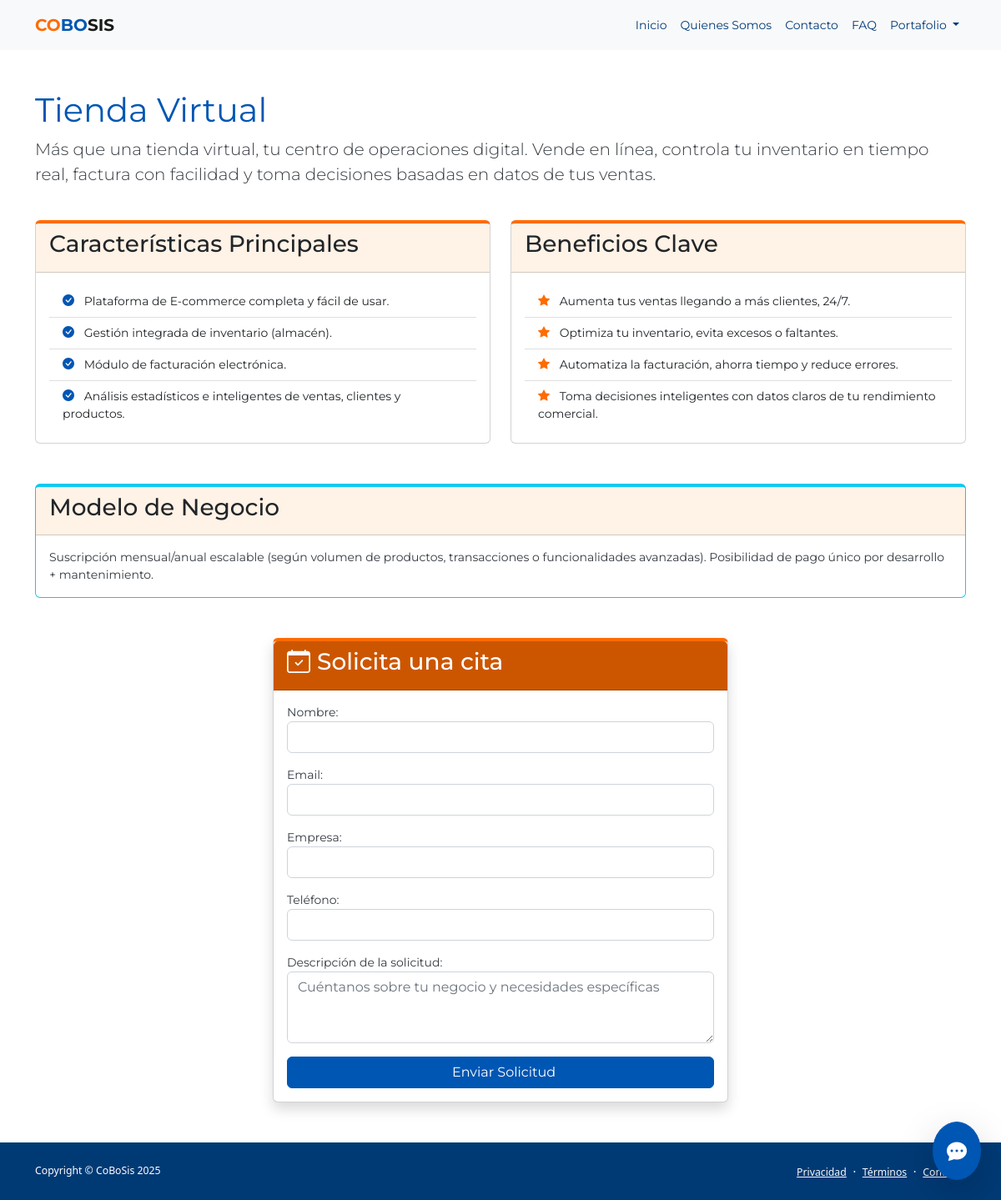
Page /productos/productos/tienda-virtual/ on the committed database.
### productos/models.py (models this page shows, shortened)
class Productos(models.Model):
    nombre = models.CharField(max_length=100)
    slug = models.SlugField(max_length=100, unique=True,
                            help_text='Valor único de cada producto creado a partir del nombre',
                            verbose_name = "Código URL")
    slogan = models.TextField(max_length=250)
    descripcion = models.TextField(max_length=350)
    caracteristicas = models.TextField(help_text="Lista de características separadas por punto y coma")
    beneficios = models.TextField(help_text="Lista de beneficios separados por punto y coma")
    modelo_negocio = models.TextField()
    images = models.ImageField(upload_to='productos_images', null=True, blank=True, verbose_name = "Logo o imagen")
    servicio = models.BooleanField(default=False, verbose_name = "Servicio")
    destacado = models.BooleanField(default=True, verbose_name = "Destacar en Front")
    precio = models.DecimalField(max_digits=10, decimal_places=2, default=0.00)
    def features_list(self):
        return self.caracteristicas.split(';')
    def benefits_list(self):
        return self.beneficios.split(';')

### pages/models.py (models this page shows, shortened)
class Paginas(models.Model):
    title = models.CharField(null = False, blank = False, max_length=200, verbose_name="Título")
    content = CKEditor5Field(default = "Texto", verbose_name="Contenido")
    created = models.DateTimeField(auto_now_add=True, verbose_name="Fecha de creación")
    updated = models.DateTimeField(auto_now=True, verbose_name="Fecha de edición")
    class Meta:
        db_table = "paginas"
        verbose_name = "página"
        verbose_name_plural = "páginas"
        ordering = ['title']

### productos/views.py (the view)
# urls.py: path('productos/<slug:slug>/', views.product_detail, name='detalle_prod'),
def product_detail(request, slug):
    product = get_object_or_404(Productos, slug=slug)
    if request.method == 'POST':
        form = DemoRequestForm(request.POST)
        if form.is_valid():
            demo_request = form.save(commit=False)
            demo_request.product = product
            demo_request.save()
            return render(request, 'demo_thankyou.html', {'product': product})
    else:
        form = DemoRequestForm()
    context = {
        'product': product,
        'form': form,
        'features': product.features_list(),
        'benefits': product.benefits_list()
    }
    return render(request, 'product_detail.html', context)

### productos/forms.py
class DemoRequestForm(forms.ModelForm):
    class Meta:
        model = DemoRequest
        fields = ['name', 'email', 'company', 'phone', 'message']
        widgets = {
            'message': forms.Textarea(attrs={
                'rows': 3,
                'placeholder': 'Cuéntanos sobre tu negocio y necesidades específicas'
            })
        }
    def __init__(self, *args, **kwargs):
        super().__init__(*args, **kwargs)
        for field in self.fields:
            self.fields[field].widget.attrs['class'] = 'form-control'

### pages/templatetags/pages_extras.py (called while the page is built)
@register.simple_tag
def get_page_list():
    pages = Paginas.objects.all()
    return pages

### templates/product_detail.html (shortened to what this page needs)
{% extends 'base.html' %}
{% block content %}
<div class="container my-5" style="font-family: Montserrat;">
    <div class="row mb-4">
        <div class="col-lg-12">
            <h1 class="display-6" style="color: #0056b3;"> <strong>{{ product.nombre }}</strong></h1>
            <p class="lead">{{ product.descripcion }}</p>
        </div>
    </div>
    <div class="row mb-5">
        <div class="col-md-6">
            <div class="card h-100">
                <div class="card-header text-dark" style="background: #fff2e6;">
                    <h3>Características Principales</h3>
                </div>
                <div class="card-body">
                    <ul class="list-group list-group-flush">
                        {% for feature in features %}
                        <li class="list-group-item">
                            <i class="bi bi-check-circle-fill me-2" style="color: #0056b3;"></i>
                            {{ feature|safe }}
                        </li>
                        {% endfor %}
                    </ul>
                </div>
            </div>
        </div>
        <div class="col-md-6">
            <div class="card h-100">
                <div class="card-header text-dark" style="background: #fff2e6;">
                    <h3>Beneficios Clave</h3>
                </div>
                <div class="card-body">
                    <ul class="list-group list-group-flush">
                        {% for benefit in benefits %}
                        <li class="list-group-item">
                            <i class="bi bi-star-fill me-2" style="color: #ff6b00;"></i>
                            {{ benefit|safe }}
                        </li>
                        {% endfor %}
                    </ul>
                </div>
            </div>
        </div>
    </div>
    <div class="row mb-5">
        <div class="col-12">
            <div class="card border-info">
                <div class="card-header text-dark" style="background: #fff2e6;">
                    <h3>Modelo de Negocio</h3>
                </div>
                <div class="card-body">
                    <p class="card-text">{{ product.modelo_negocio }}</p>
                </div>
            </div>
        </div>
    </div>
    <div class="row">
        <div class="col-lg-6 mx-auto">
            <div class="card shadow">
                <div class="card-header text-white" style="background: #cc5600;">
                    <h3><i class="bi bi-calendar-check me-2"></i>Solicita una cita</h3>
                </div>
                <div class="card-body">
                    <form method="post">
                        {{ form.as_p }}
                        <button type="submit" class="btn btn-primary w-100">
                            Enviar Solicitud
                        </button>
                    </form>
                </div>
            </div>
        </div>
    </div>
</div>
{% endblock %}

### templates/base.html (shortened to what this page needs)
<!DOCTYPE html>
<html lang="es">
{% load static %}
{% load django_bootstrap5 %}
{% load pages_extras %}
{% get_page_list as page_list %}
<head>
    <link href="https://cdn.jsdelivr.net/npm/bootstrap@5.1.3/dist/css/bootstrap.min.css" rel="stylesheet">
    <link href="https://cdn.jsdelivr.net/npm/bootstrap-icons@1.5.0/font/bootstrap-icons.css" rel="stylesheet" />
    <link href="{% static 'css/styles.css' %}" rel="stylesheet" />
</head>
<body class="d-flex flex-column h-100">
    <main class="flex-shrink-0">
        <nav class="navbar navbar-expand-lg navbar-light bg-light sticky-top">
            <div class="container">
                <a class="navbar-brand fw-bold" href="/" style="font-family: Montserrat;">
                    <span style="color: #ff6b00;">CO</span><span style="color: #0056b3;">BO</span>SIS
                </a>
                <div class="collapse navbar-collapse" id="navbarSupportedContent" style="font-family: Montserrat;">
                    <ul class="navbar-nav ms-auto mb-2 mb-lg-0">
                        <li class="nav-item"><a class="nav-link" href="{% url 'inicio' %}" style="color: #003a75">Inicio</a></li>
                        <li class="nav-item"><a class="nav-link" href="{% url 'quienes' %}" style="color: #003a75">Quienes Somos</a></li>
                        <li class="nav-item"><a class="nav-link" href="{% url 'contacto' %}" style="color: #003a75">Contacto</a></li>
                        <li class="nav-item"><a class="nav-link" href="{% url 'preguntas' %}" style="color: #003a75">FAQ</a></li>
                        <li class="nav-item dropdown">
                            <a class="nav-link dropdown-toggle" href="#" id="navbarDropdownPortfolio" role="button" data-bs-toggle="dropdown" aria-expanded="false" style="color: #003a75;">
                                Portafolio
                            </a>
                        </li>
                    </ul>
                </div>
            </div>
        </nav>
        {% block content %}{% endblock %}
        <footer class="py-4 mt-auto" style="background-color: #003a75;">
            <div class="container">
                <div class="row align-items-center justify-content-between flex-column flex-sm-row text-center text-sm-start">
                    <div class="col-auto mb-2 mb-sm-0">
                        <div class="small m-0 text-white">Copyright &copy; CoBoSis 2025</div>
                    </div>
                    <div class="col-auto">
                        {% for page in page_list %}
                        <a class="link-light small" href="{% url 'page' page.id %}">{{page.title}}</a>
                        <span class="text-white mx-1">&middot;</span>
                        {% endfor %}
                        <a class="link-light small" href="{% url 'contacto' %}"> Contacto </a>
                    </div>
                </div>
            </div>
        </footer>
        {% include 'chatbot/chatbot_widget.html' %}
</body>
</html>

### templates/base.html (style rules this page uses)
body { font-size: 14px; }
h1, h2, h3, h4, h5, h6 { word-wrap: break-word; }
.navbar { min-height: 60px; }

### rows in the picture
Productos: nombre "Tienda Virtual", descripcion "Más que una tienda virtual, tu centro de operaciones digital. Vende en línea, controla tu inventario en tiempo real, factura con facilidad y toma decisiones basadas en datos de tus ventas.", modelo_negocio "Suscripción mensual/anual escalable (según volumen de productos, transacciones o funcionalidades avanzadas). Posibilidad de pago único por desarrollo + mantenimiento."
Paginas: title "Privacidad"
Paginas: title "Términos"

### other values in the picture
{{ feature|safe }} "Plataforma de E-commerce completa y fácil de usar." "Gestión integrada de inventario (almacén)." "Módulo de facturación electrónica." "Análisis estadísticos e inteligentes de ventas, clientes y productos."
{{ benefit|safe }} "Aumenta tus ventas llegando a más clientes, 24/7." "Optimiza tu inventario, evita excesos o faltantes." "Automatiza la facturación, ahorra tiempo y reduce errores." "Toma decisiones inteligentes con datos claros de tu rendimiento comercial."
